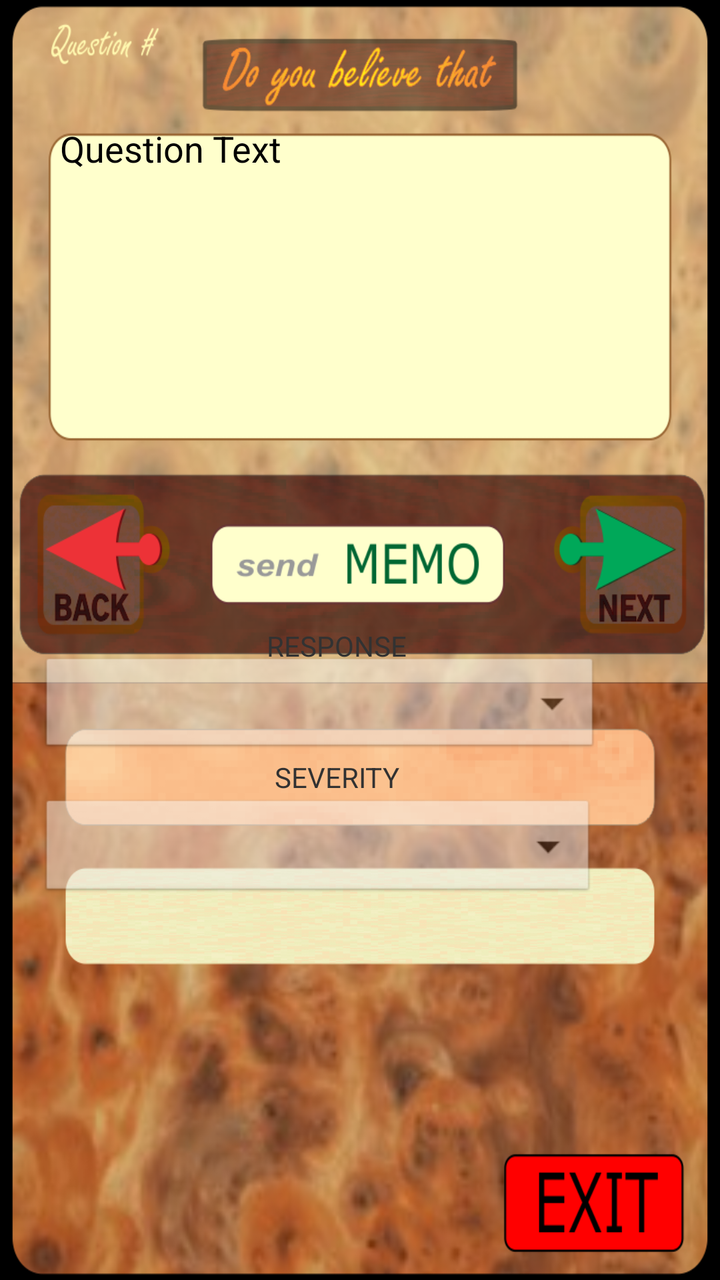
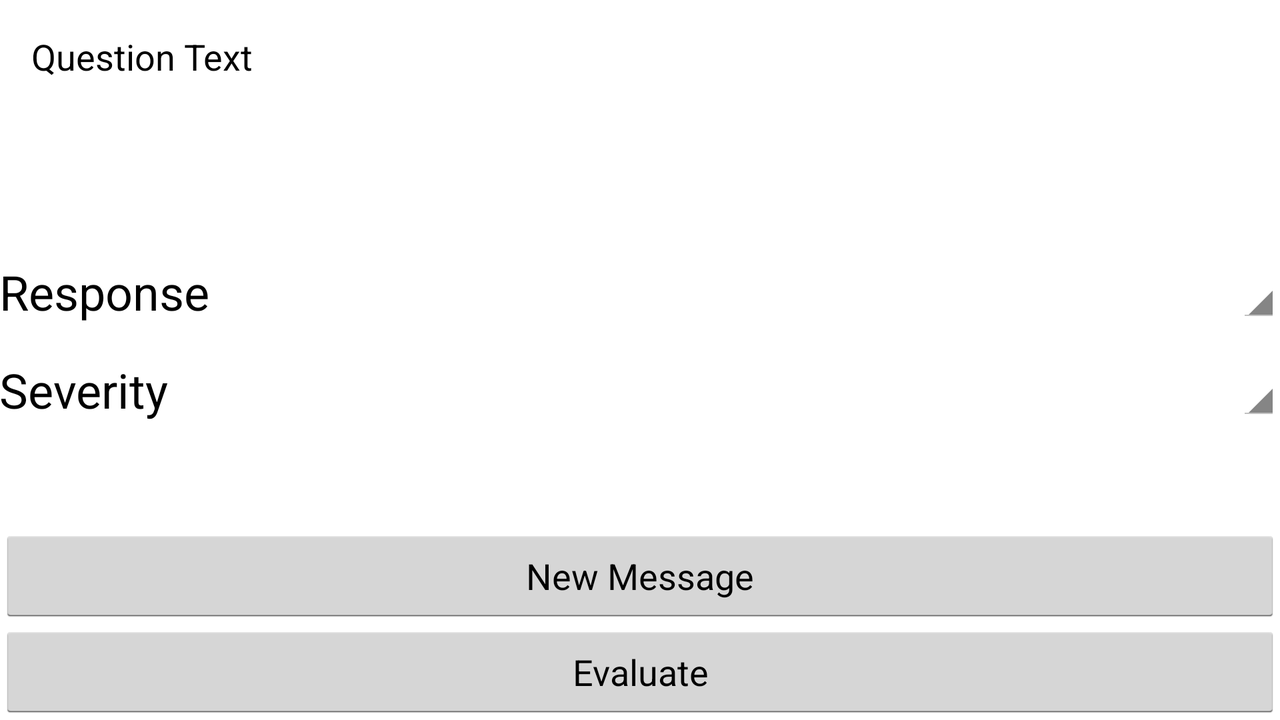

The same Android screen from two of the app's own layout files: first res/layout/ as a phone draws it, then the repository's variant for another configuration, drawn on a device whose configuration selects that folder. Both files follow.
<!-- AndroidManifest.xml: application theme AppTheme -->
<!-- res/layout/fragment_guide_content.xml -->
<?xml version="1.0" encoding="utf-8"?>
<RelativeLayout xmlns:android="http://schemas.android.com/apk/res/android"
    xmlns:tools="http://schemas.android.com/tools"
    android:layout_width="wrap_content"
    android:layout_height="wrap_content"
    tools:context="com.teamcarl.prototype.com.NeuralNet.prototype.Guide"
    android:background="@drawable/wood"
    android:screenOrientation="portrait"
    android:nestedScrollingEnabled="true">


    <GridLayout
        android:layout_width="wrap_content"
        android:layout_height="wrap_content"
        android:background="@drawable/aim_prompter"
        android:layout_alignParentTop="true"
        android:layout_alignParentLeft="true"
        android:layout_alignParentStart="false"
        android:layout_gravity="center">

        <TextView
            android:layout_width="wrap_content"
            android:layout_height="wrap_content"
            android:layout_alignParentTop="true"
            android:layout_alignParentLeft="true"
            android:layout_alignParentStart="true"
            android:id="@+id/text_questionNum"
            android:layout_alignParentRight="true"
            android:layout_alignParentEnd="true"
            android:textSize="14dp"
            android:textStyle="normal|bold"
            android:layout_row="0"
            android:layout_column="0"
            android:textColor="#000000"
            android:layout_marginTop="8dp"
            android:paddingLeft="25dp" />

        <TextView style="?android:textAppearanceMedium"
            android:lineSpacingMultiplier="1.2"
            android:layout_width="306dp"
            android:layout_height="135dp"
            android:id="@+id/questionLabel"
            android:text="Question Text"
            android:layout_above="@+id/response"
            android:layout_below="@+id/text_questionNum"
            android:layout_row="1"
            android:layout_column="0"
            android:layout_columnSpan="3"
            android:layout_marginTop="35dp"
            android:paddingLeft="30dp"
            android:paddingRight="40dp" />


        <ImageButton
            android:text="Back"
            android:layout_width="80dp"
            android:layout_height="109dp"
            android:id="@+id/btn_question_back"
            android:layout_alignParentLeft="true"
            android:layout_alignParentStart="true"
            android:layout_toStartOf="@+id/btn_question_next"
            android:background="@drawable/back"
            android:layout_alignRight="@+id/response"
            android:layout_alignEnd="@+id/response"
            android:layout_alignTop="@+id/btn_question_next"
            android:layout_alignBottom="@+id/btn_question_next"
            android:layout_toLeftOf="@+id/btn_question_next"
            android:layout_row="2"
            android:layout_column="0"
            android:layout_gravity="top"
            android:alpha="0" />

        <TextView
            android:layout_width="wrap_content"
            android:layout_height="wrap_content"
            android:text="RESPONSE"
            android:id="@+id/textView4"
            android:layout_row="3"
            android:layout_column="1"
            android:layout_rowSpan="2"
            android:layout_gravity="center"
            android:layout_marginBottom="40dp"
            android:layout_marginRight="40dp" />

        <Spinner
            android:layout_width="280dp"
            android:layout_height="52dp"
            android:id="@+id/feelingSpinner"
            android:layout_below="@+id/questionLabel"
            android:layout_alignParentLeft="true"
            android:layout_alignParentStart="true"
            android:layout_marginTop="20dp"
            android:layout_alignParentRight="true"
            android:layout_alignParentEnd="true"
            android:layout_row="4"
            android:layout_column="0"
            android:background="@android:drawable/btn_dropdown"
            android:alpha=".5"
            android:layout_columnSpan="3"
            android:layout_marginLeft="20dp" />

        <TextView
            android:layout_width="wrap_content"
            android:layout_height="wrap_content"
            android:text="SEVERITY"
            android:id="@+id/Severity"
            android:layout_row="5"
            android:layout_column="1"
            android:layout_gravity="center"
            android:layout_marginRight="40dp" />

        <Spinner
            android:layout_width="278dp"
            android:layout_height="53dp"
            android:id="@+id/severitySpinner"
            android:layout_above="@+id/btn_question_next"
            android:layout_alignParentRight="true"
            android:layout_alignParentEnd="true"
            android:layout_alignParentLeft="true"
            android:layout_alignParentStart="true"
            android:layout_row="6"
            android:layout_column="0"
            android:alpha=".5"
            android:background="@android:drawable/btn_dropdown"
            android:layout_columnSpan="3"
            android:layout_marginLeft="20dp" />

        <ImageButton
            android:text="Next"
            android:layout_width="124dp"
            android:layout_height="110dp"
            android:id="@+id/btn_question_next"
            android:layout_above="@+id/newMessage"
            android:background="@drawable/nextarrow"
            android:minHeight="15dp"
            android:minWidth="75dp"
            android:layout_alignRight="@+id/content"
            android:layout_alignEnd="@+id/content"
            android:padding="25dp"
            android:maxHeight="20dp"
            android:layout_row="2"
            android:layout_column="2"
            android:layout_gravity="top|left"
            android:layout_marginRight="375dp"
            android:alpha="0"
            android:layout_marginLeft="0dp" />

        <ImageButton
            android:layout_width="136dp"
            android:layout_height="match_parent"
            android:text="Return to Guide"
            android:id="@+id/evaluate"
            android:layout_alignParentLeft="true"
            android:layout_alignParentStart="true"
            android:layout_alignParentRight="true"
            android:layout_alignParentEnd="true"
            android:layout_row="6"
            android:layout_column="1"
            android:layout_columnSpan="2"
            android:background="@drawable/exit"
            android:layout_marginTop="50dp"
            android:adjustViewBounds="true"
            android:layout_gravity="bottom|center"
            android:layout_marginRight="250dp"
            android:alpha="0" />

        <ImageButton
            android:layout_width="187dp"
            android:layout_height="40dp"
            android:text="New Message"
            android:id="@+id/newMessage"
            android:layout_above="@+id/evaluate"
            android:singleLine="true"
            android:background="@drawable/sendmessage"
            android:layout_centerHorizontal="true"
            android:layout_row="2"
            android:layout_column="1"
            android:layout_gravity="left|center"
            android:layout_marginRight="30dp"
            android:alpha="0" />

    </GridLayout>

</RelativeLayout>
<!-- resources referenced by this layout -->
<resources>
  <!-- drawable aim_prompter: png bitmap (drawable, 561245 bytes) -->
  <!-- drawable back: png bitmap (drawable, 15156 bytes) -->
  <!-- drawable exit: png bitmap (drawable, 2427 bytes) -->
  <!-- drawable nextarrow: png bitmap (drawable, 15960 bytes) -->
  <!-- drawable sendmessage: png bitmap (drawable, 3775 bytes) -->
  <!-- drawable wood: png bitmap (drawable, 339278 bytes) -->
  <style name="AppTheme" parent="android:Theme.Holo.Light.NoActionBar">
  
      </style>
</resources>
<!-- res/layout-land/fragment_guide_content.xml (the repository's variant of the layout above) -->
<!-- drawn on the phone turned sideways -->
<?xml version="1.0" encoding="utf-8"?>
<RelativeLayout xmlns:android="http://schemas.android.com/apk/res/android"
    xmlns:tools="http://schemas.android.com/tools"
    android:layout_width="match_parent"
    android:layout_height="match_parent"
    android:paddingBottom="@dimen/activity_vertical_margin"
    android:paddingLeft="@dimen/activity_horizontal_margin"
    android:paddingRight="@dimen/activity_horizontal_margin"
    android:paddingTop="@dimen/activity_vertical_margin"
    tools:context="com.teamcarl.prototype.com.NeuralNet.prototype.Guide">

    <TextView
        android:layout_width="wrap_content"
        android:layout_height="wrap_content"
        android:textAppearance="?android:attr/textAppearanceMedium"
        android:text="Severity"
        android:id="@+id/severity"
        android:layout_alignBottom="@+id/severitySpinner"
        android:layout_alignParentLeft="true"
        android:layout_alignParentStart="true"
        android:textSize="24sp" />

    <Spinner
        android:layout_width="wrap_content"
        android:layout_height="wrap_content"
        android:id="@+id/feelingSpinner"
        android:layout_alignBottom="@+id/response"
        android:layout_alignParentRight="true"
        android:layout_alignParentEnd="true" />

    <Button
        android:layout_width="wrap_content"
        android:layout_height="wrap_content"
        android:text="Evaluate"
        android:id="@+id/evaluate"
        android:layout_alignBottom="@+id/content"
        android:layout_alignParentLeft="true"
        android:layout_alignParentStart="true"
        android:layout_alignParentRight="true"
        android:layout_alignParentEnd="true" />

    <Button
        android:layout_width="wrap_content"
        android:layout_height="wrap_content"
        android:text="New Message"
        android:id="@+id/newMessage"
        android:layout_above="@+id/evaluate"
        android:layout_alignParentLeft="true"
        android:layout_alignParentStart="true"
        android:layout_alignParentRight="true"
        android:layout_alignParentEnd="true"
        android:singleLine="true" />

    <Spinner
        android:layout_width="wrap_content"
        android:layout_height="wrap_content"
        android:id="@+id/severitySpinner"
        android:layout_marginBottom="53dp"
        android:layout_above="@+id/newMessage"
        android:layout_toStartOf="@+id/feelingSpinner"
        android:layout_alignParentRight="true"
        android:layout_alignParentEnd="true" />

    <TextView
        android:layout_width="wrap_content"
        android:layout_height="wrap_content"
        android:textAppearance="?android:attr/textAppearanceMedium"
        android:text="Response"
        android:id="@+id/response"
        android:textSize="24sp"
        android:layout_above="@+id/severitySpinner"
        android:layout_marginBottom="17dp"
        android:layout_alignParentLeft="true"
        android:layout_alignParentStart="true" />

    <ScrollView
        android:id="@+id/content"
        android:layout_width="match_parent"
        android:layout_height="match_parent"
        android:layout_alignParentTop="true"
        android:layout_alignParentLeft="true"
        android:layout_alignParentStart="true">

        <TextView style="?android:textAppearanceMedium"
            android:padding="16dp"
            android:lineSpacingMultiplier="1.2"
            android:layout_width="match_parent"
            android:layout_height="wrap_content"
            android:id="@+id/questionText"
            android:text="Question Text" />
    </ScrollView>

</RelativeLayout>
<!-- resources referenced by the variant -->
<!-- as the phone turned sideways resolves them -->
<resources>
  <style name="AppTheme" parent="android:Theme.Holo.Light.NoActionBar">
  
      </style>
</resources>
